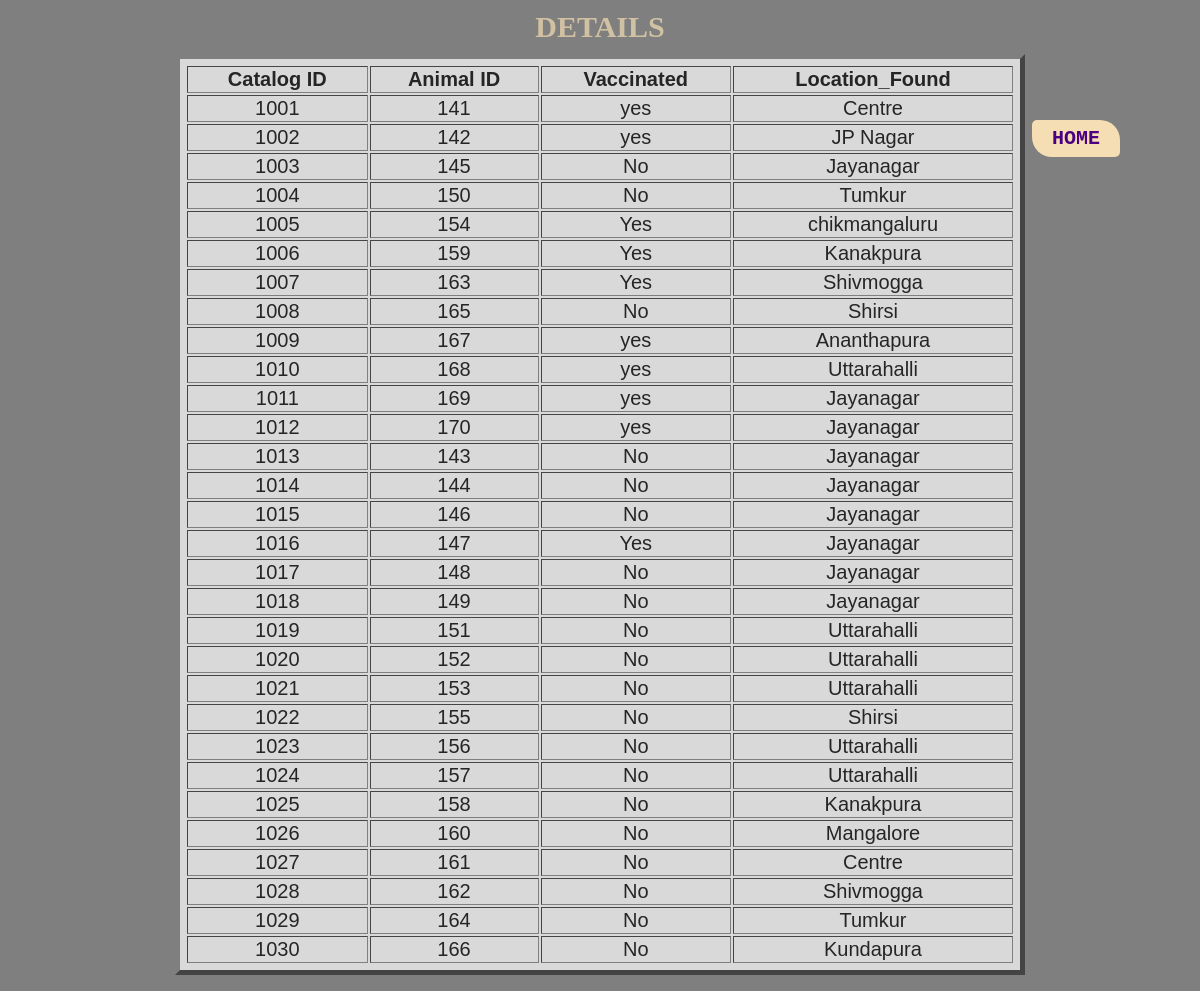
Screenshot of /displayc.php with the database file from the repository.
### tables this page shows
CREATE TABLE `catalog` (
  `cat_id` int(5) NOT NULL,
  `id_no` int(5) DEFAULT NULL,
  `vaccinated` varchar(20) DEFAULT NULL,
  `location_found` varchar(20) DEFAULT NULL
);

### displayc.php (the view, shortened to what this page needs)
<!DOCTYPE html>
<html lang="">
<head>
        <link rel="stylesheet" href="mycs.css">
</head>
<body>
    <table width=850; border="5" align="center">
    <caption><h1>DETAILS</h1></caption>
        <tr>
            <th>Catalog ID</th>
            <th>Animal ID</th>
            <th>Vaccinated</th>
            <th>Location_Found</th>
            </tr>
        <?php
            $connection = mysqli_connect('localhost','root','','pet_care_center');
            $Query = "SELECT * FROM catalog";
            $Execute = mysqli_query($connection, $Query);
            while($Datarows = mysqli_fetch_array($Execute))
            {
                $cat_id = $Datarows['cat_id'];
                $id_no = $Datarows['id_no'];
                $vaccinated=$Datarows['vaccinated'];
                $location_found=$Datarows['location_found'];
                ?>
        <tr>
        <td><?php echo $cat_id; ?></td>
        <td><?php echo $id_no; ?></td>
        <td><?php echo $vaccinated;?></td>
        <td><?php echo $location_found;?></td>
            </tr>
    <?php    } ?>
    </table>
    <h3> <a href="index.php">HOME</a></h3>
</body>
</html>

### mycs.css (style rules this page uses)
a { background-color: wheat; color:indigo; font-size: 20px; font-family: monospace; padding:7px 20px; border-radius: 5px 20px; text-decoration: none; position: absolute; right:80px; top:120px; }
h1,h2 { font-family: cursive; font-size: 30px; margin: 10px 00px ; text-decoration: none; color: wheat; }

### displayc.php (style rules this page uses)
table { padding: 5px; text-align: center; font-size: 20px; background-color: #ffffff; opacity: 0.7; }
h3 { margin-left: 75%; }
html, body { margin: 0; padding: 0; width: 100%; }
body { background:linear-gradient(rgba(0,0,0,0.5),rgba(0,0,0,0.5)), url(images/cute-cow-FTR.jpg); background-size: cover; width: 100%; height: 100vh; display: table; font-family: sans-serif; }

### rows the page displays
catalog: cat_id "1001", id_no "141", vaccinated "yes", location_found "Centre"
catalog: cat_id "1002", id_no "142", vaccinated "yes", location_found "JP Nagar"
catalog: cat_id "1003", id_no "145", vaccinated "No", location_found "Jayanagar"
catalog: cat_id "1004", id_no "150", vaccinated "No", location_found "Tumkur"
catalog: cat_id "1005", id_no "154", vaccinated "Yes", location_found "chikmangaluru"
catalog: cat_id "1006", id_no "159", vaccinated "Yes", location_found "Kanakpura"
catalog: cat_id "1007", id_no "163", vaccinated "Yes", location_found "Shivmogga"
catalog: cat_id "1008", id_no "165", vaccinated "No", location_found "Shirsi"
catalog: cat_id "1009", id_no "167", vaccinated "yes", location_found "Ananthapura"
catalog: cat_id "1010", id_no "168", vaccinated "yes", location_found "Uttarahalli"
catalog: cat_id "1011", id_no "169", vaccinated "yes", location_found "Jayanagar"
catalog: cat_id "1012", id_no "170", vaccinated "yes", location_found "Jayanagar"
catalog: cat_id "1013", id_no "143", vaccinated "No", location_found "Jayanagar"
catalog: cat_id "1014", id_no "144", vaccinated "No", location_found "Jayanagar"
catalog: cat_id "1015", id_no "146", vaccinated "No", location_found "Jayanagar"
catalog: cat_id "1016", id_no "147", vaccinated "Yes", location_found "Jayanagar"
catalog: cat_id "1017", id_no "148", vaccinated "No", location_found "Jayanagar"
catalog: cat_id "1018", id_no "149", vaccinated "No", location_found "Jayanagar"
catalog: cat_id "1019", id_no "151", vaccinated "No", location_found "Uttarahalli"
catalog: cat_id "1020", id_no "152", vaccinated "No", location_found "Uttarahalli"
catalog: cat_id "1021", id_no "153", vaccinated "No", location_found "Uttarahalli"
catalog: cat_id "1022", id_no "155", vaccinated "No", location_found "Shirsi"
catalog: cat_id "1023", id_no "156", vaccinated "No", location_found "Uttarahalli"
catalog: cat_id "1024", id_no "157", vaccinated "No", location_found "Uttarahalli"
catalog: cat_id "1025", id_no "158", vaccinated "No", location_found "Kanakpura"
catalog: cat_id "1026", id_no "160", vaccinated "No", location_found "Mangalore"
catalog: cat_id "1027", id_no "161", vaccinated "No", location_found "Centre"
catalog: cat_id "1028", id_no "162", vaccinated "No", location_found "Shivmogga"
catalog: cat_id "1029", id_no "164", vaccinated "No", location_found "Tumkur"
catalog: cat_id "1030", id_no "166", vaccinated "No", location_found "Kundapura"
